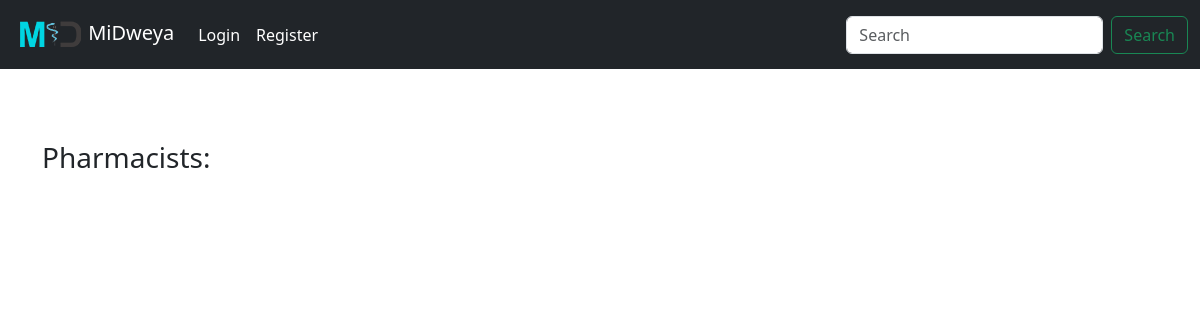
/users/PendingPharmacists, run on an earlier commit of the app's database.
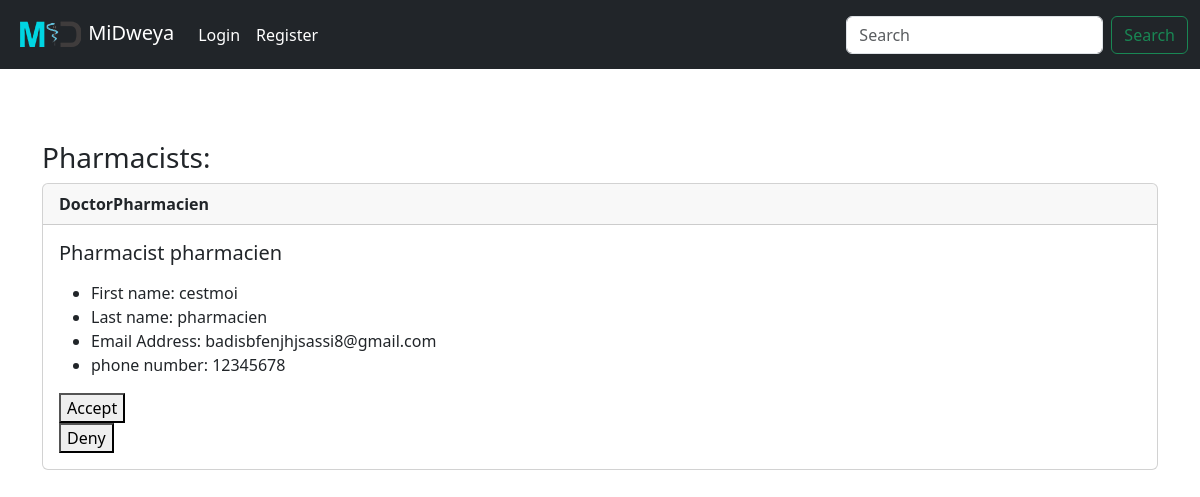
And on a later commit of the database.
### users/models.py (models this page shows)
class PendingPharmacists(models.Model):
    username=models.CharField("username",max_length=50)
    First_name=models.CharField("First_name",max_length=50)
    Last_name=models.CharField("Last_name",max_length=50)
    Email=models.EmailField("email")
    address=models.CharField("address",max_length=50)
    phoneNumber=models.CharField("phone number",max_length=8)
    password=models.CharField("password",max_length=100)
    def __str__(self):
        return self.username

### users/views.py (the view, shortened to what this page needs)
# urls.py: path('PendingPharmacists',views.PendingPharmacist,name="PendingPharmacist"),
def PendingPharmacist(request):
    waitingPharmacists=PendingPharmacists.objects.all()
    isChecker=request.user.groups.filter(name="Checkers").exists()
    return render(request,'authentification/pendingPharmacists.html',{'Pharmacists':waitingPharmacists,'isChecker':isChecker})

### users/templates/authentification/pendingPharmacists.html (shortened to what this page needs)
{% extends 'schedulingApp/baseLine.html' %}
{% block content %}
<h3>Pharmacists:</h3>
{% for Pharmacist in Pharmacists%}
<div class="card">
    <div class="card-header">
        <strong> {{Pharmacist}}</strong>
    </div>
    <div class="card-body">
      <h5 class="card-title">  Pharmacist {{Pharmacist.Last_name}} </h5>
      <p class="card-text"><ul>
        <li> First name: {{Pharmacist.First_name}}</li>
        <li> Last name: {{Pharmacist.Last_name}}</li>
        <li> Email Address: {{Pharmacist.Email}}</li>
        <li>phone number: {{Pharmacist.phoneNumber}}</li>
        </ul></p>
        <form action="{% url 'PendingPharmacist' %}" method="POST">
            <button type="submit" id="my-button-accept"  name="action" value="accept">Accept</button>
          </form>
          <form action="{% url 'PendingPharmacist' %}" method="POST">
            <button type="submit" id="my-button-Deny" name="action" value="Deny">Deny</button>
          </form>
    </div>
  </div>
<br>
{% endfor %}
{% endblock %}

What changed in the data, as far as the page shows it:
added PendingPharmacists: username "DoctorPharmacien", Last_name "pharmacien", First_name "cestmoi", Email "badisbfenjhjsassi8@gmail.com", phoneNumber "12345678"
